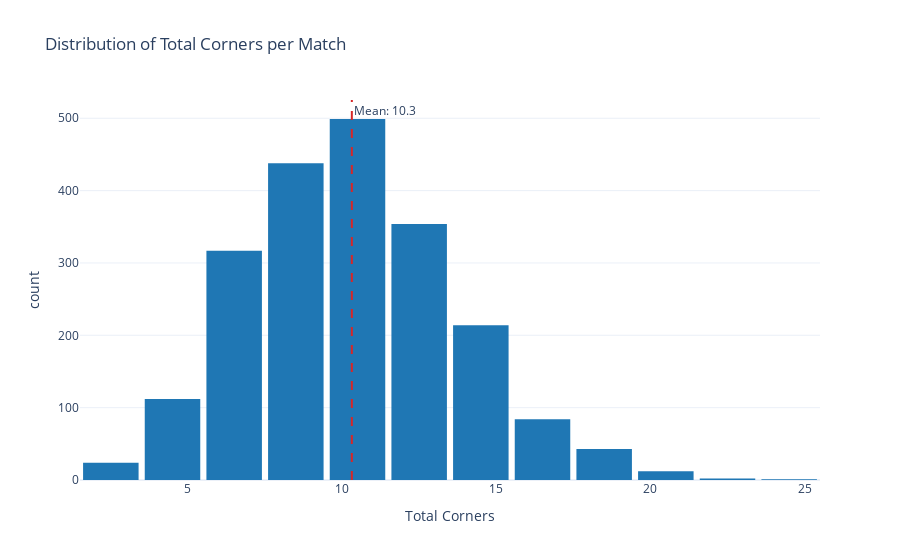

Notebook code cell kept with this figure:
### Markdown cell above
---
## Section 1: Data Overview

### Code cell
# =============================================================================
# CELL 3: Distribution of Total Corners
# =============================================================================

fig = px.histogram(
    df, 
    x='TotalCorners',
    nbins=20,
    title='Distribution of Total Corners per Match',
    labels={'TotalCorners': 'Total Corners', 'count': 'Number of Matches'},
    template=PLOTLY_TEMPLATE,
    color_discrete_sequence=[COLORS['primary']]
)

# Add mean line
mean_corners = df['TotalCorners'].mean()
fig.add_vline(x=mean_corners, line_dash='dash', line_color=COLORS['danger'],
              annotation_text=f'Mean: {mean_corners:.1f}')

fig.update_layout(bargap=0.1)
fig.show()

### Figure 1 — Plotly figure (JSON) as saved in the notebook; plotly's stock layout.template omitted (floating-point values rounded to 4 significant figures; data arrays with more than 128 entries replaced by an {"elided": "..."} marker saying what was removed)
{"data": [{"bingroup": "x", "hovertemplate": "Total Corners=%{x}<br>count=%{y}<extra></extra>", "legendgroup": "", "marker": {"color": "#1f77b4", "pattern": {"shape": ""}}, "name": "", "nbinsx": 20, "orientation": "v", "showlegend": false, "type": "histogram", "x": {"elided": "2100 int values"}, "xaxis": "x", "yaxis": "y"}], "layout": {"annotations": [{"showarrow": false, "text": "Mean: 10.3", "x": 10.32, "xanchor": "left", "xref": "x", "y": 1, "yanchor": "top", "yref": "y domain"}], "bargap": 0.1, "barmode": "relative", "legend": {"tracegroupgap": 0}, "shapes": [{"line": {"color": "#d62728", "dash": "dash"}, "type": "line", "x0": 10.32, "x1": 10.32, "xref": "x", "y0": 0, "y1": 1, "yref": "y domain"}], "title": {"text": "Distribution of Total Corners per Match"}, "xaxis": {"anchor": "y", "domain": [0, 1], "title": {"text": "Total Corners"}}, "yaxis": {"anchor": "x", "domain": [0, 1], "title": {"text": "count"}}}}
